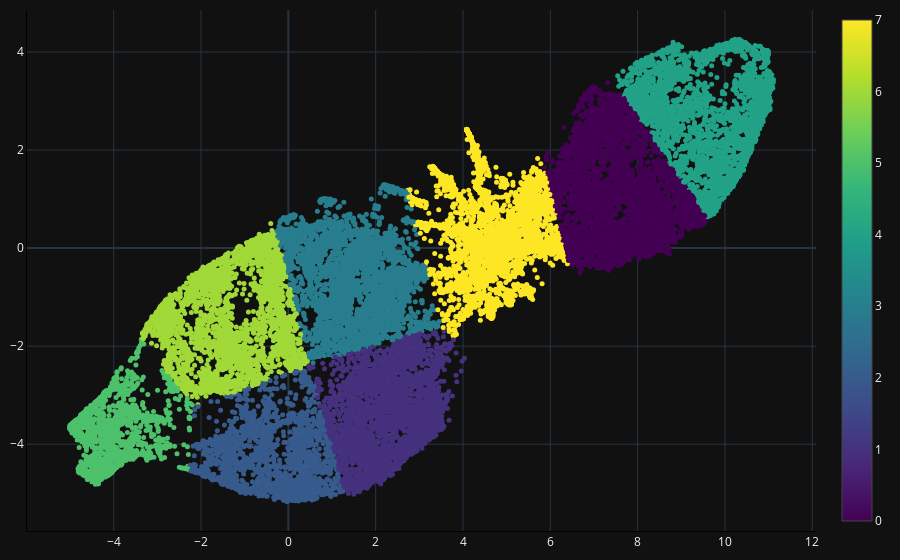

Notebook source saved alongside this figure:
### Code cell
from plotly.graph_objs import Figure, Scatter

fig = Figure()
fig.update_layout(
    template="plotly_dark",
    margin=dict(t=10, b=10, l=10, r=10),
    xaxis=dict(showline=True, linecolor='black'),
    yaxis=dict(showline=True, linecolor='black'),
)
fig.add_trace(
    Scatter(
        x=x_embed[:, 0],
        y=x_embed[:, 1],
        mode='markers',
        meta=clusters,
        customdata=[f'N={n} / {ticker}@{time}' for n, (time, ticker) in enumerate(idx)],
        marker=dict(
            size=5,
            color=clusters,
            colorscale='Viridis',
            showscale=True
        ),
        # hovertemplate='cluster: %{meta} @(%{x:.2f}, %{y:.2f})<extra></extra>'
        hovertemplate='#%{meta}: %{customdata}<extra></extra>'
    )
)
fig.show()

### Figure 1 — Plotly figure (JSON) as saved in the notebook; plotly's stock layout.template omitted (floating-point values rounded to 4 significant figures; data arrays with more than 128 entries replaced by an {"elided": "..."} marker saying what was removed)
{"data": [{"customdata": {"elided": "26721 str values"}, "hovertemplate": "#%{meta}: %{customdata}<extra></extra>", "marker": {"color": {"elided": "26721 int values"}, "colorscale": [[0, "#440154"], [0.1111, "#482878"], [0.2222, "#3e4989"], [0.3333, "#31688e"], [0.4444, "#26828e"], [0.5556, "#1f9e89"], [0.6667, "#35b779"], [0.7778, "#6ece58"], [0.8889, "#b5de2b"], [1, "#fde725"]], "showscale": true, "size": 5}, "meta": {"elided": "26721 int values"}, "mode": "markers", "type": "scatter", "x": {"elided": "26721 float values"}, "y": {"elided": "26721 float values"}}], "layout": {"margin": {"b": 10, "l": 10, "r": 10, "t": 10}, "xaxis": {"linecolor": "black", "showline": true}, "yaxis": {"linecolor": "black", "showline": true}}}
